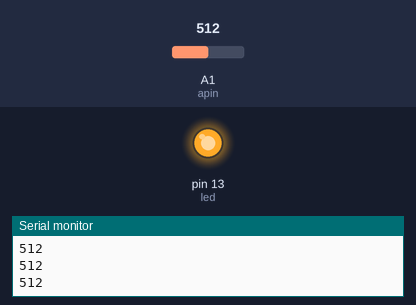
The sketch below on a simulated Arduino Uno, built with avr-gcc and run on an emulated ATmega328P. On the bench: output pins drawn as LEDs (lit = HIGH), the last lines printed to the serial monitor. Dashed ring = blinking. Inputs (shaded band) come from the test bench; at power-on: A1 (apin) = 512.

Above: at 1.3 s.
1.4 s: A1 (apin) set to 122
At 1.59 s:
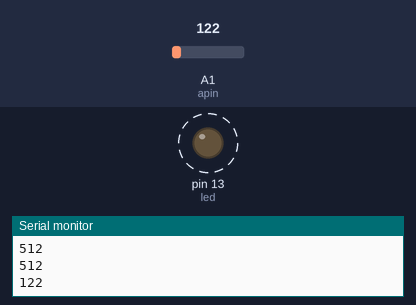
4.5 s: A1 (apin) set to 0
At 4.5 s:
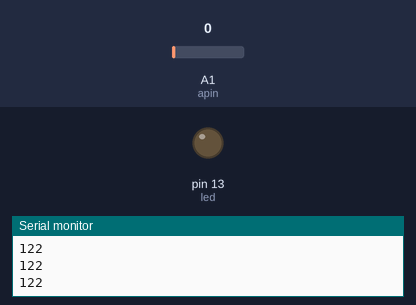
6.0 s: A1 (apin) set to 306
At 6.46 s:
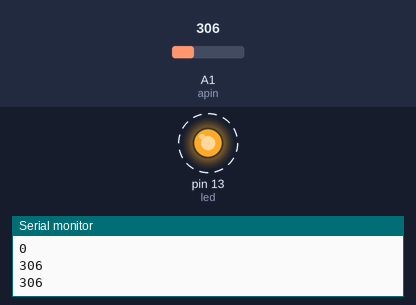
Timing chart, 0 to 15.1 s (numbered marks = the images above; inputs shaded):
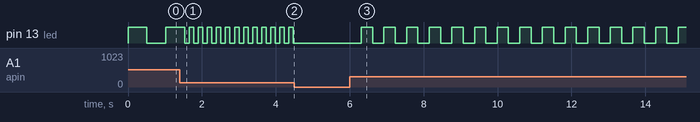

The sketch:

05_AnalogInputs.ino
```cpp
int led = 13;         //Assign LED
int apin = A1;       //Assign the Potentiometer


void setup() {

  pinMode(led, OUTPUT);     //LED to OUTPUT mode
  pinMode(apin, INPUT);     //Potentiometer to INPUT mode
  Serial.begin(9600);       //Serial i/o

}

void loop() {

  int potVal = analogRead(apin);    //Read from potentiometer
  Serial.println(potVal);           //Print the potentiometer input to the seiral console
  digitalWrite(led, HIGH);          //Set LED to HIGH

  delay(potVal);                    //Use the potentiometer input as the delay for LED ON

  digitalWrite(led, LOW);           //Set LED to LOW
  potVal = analogRead(apin);        //Read from potentiometer
  Serial.println(potVal);           //Print the potentiometer input to the seiral console

  delay(potVal);                    //Use the potentiometer input as the delay for LED ON


}
```

Measured:
- after the input at 1.4 s, pin 13 (led): alternates HIGH for 0.12 s and LOW for 0.12 s, starting after 0.26 s
- after the input at 4.5 s, pin 13 (led): stops changing and stays LOW
- after the input at 6.0 s, pin 13 (led): alternates HIGH for 0.31 s and LOW for 0.31 s, starting after 0.31 s
